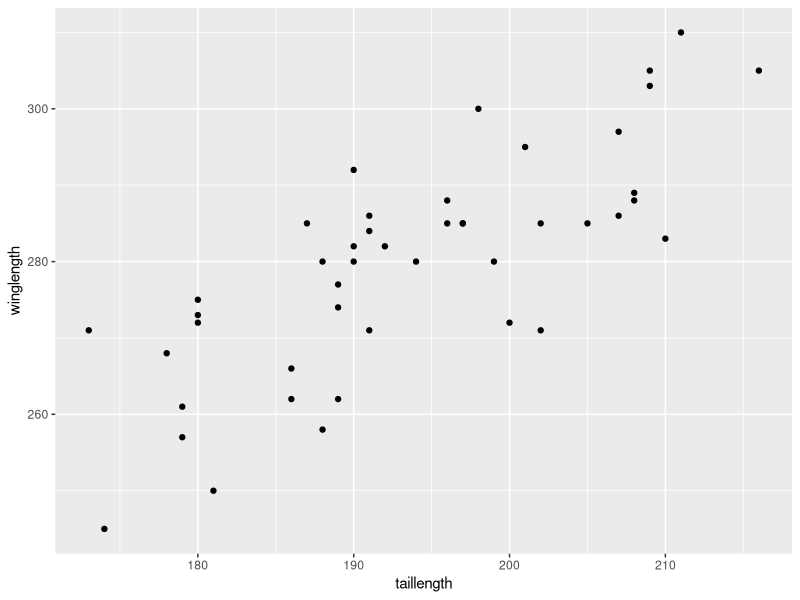
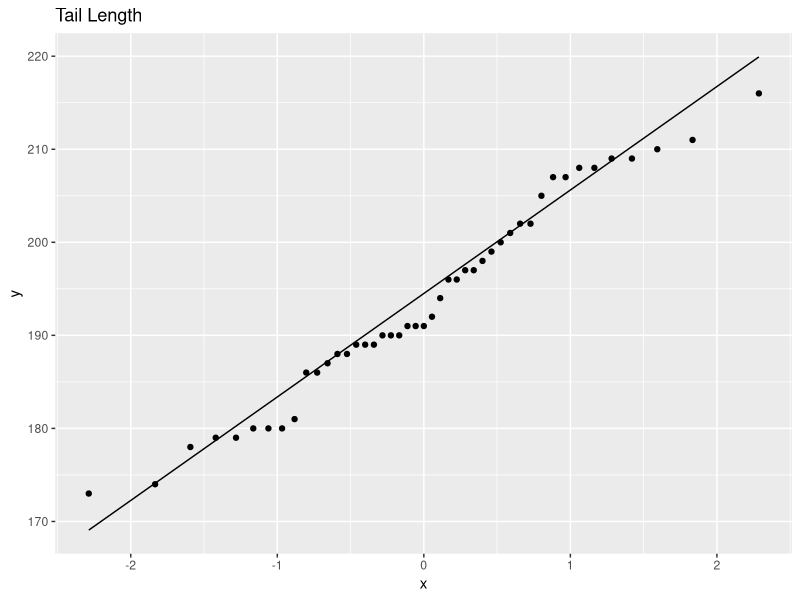
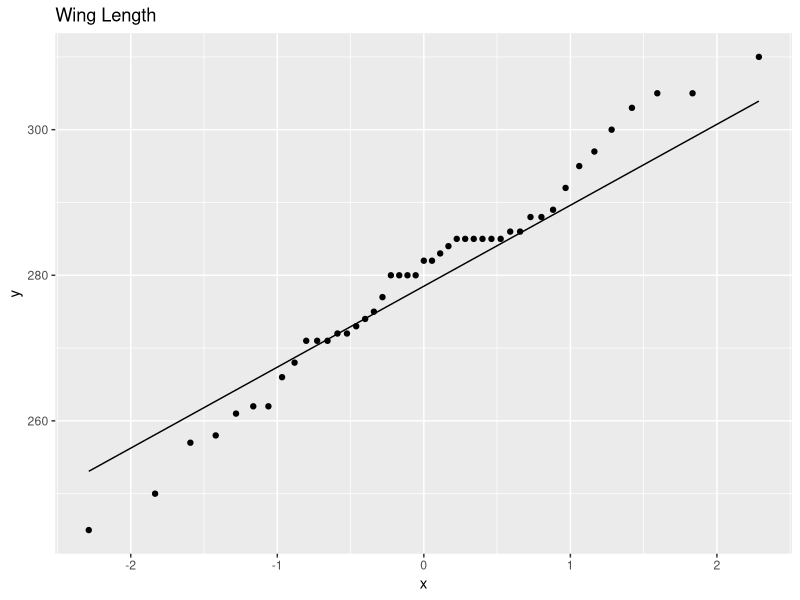

Write the R code that produced these figures, in order.
## ---- chunk 1
knitr::opts_chunk$set(echo = TRUE, message = FALSE, warning = FALSE)

library(dplyr); library(ggplot2)
## ---- chunk 2
trackrcs <- read.table("T1-9.dat",
  col.names = c("countries", "x100m", "x200m", 
        "x400m", "x800m", "x1500m", "x3000m", "marathon"))

trackrcs2 <- (trackrcs)[,-1]
rownames(trackrcs2) <- trackrcs[,1]

C <- cov((trackrcs)[,-1])
x_bar = apply(trackrcs2,1,mean)
d0 = as.matrix(trackrcs2-x_bar)
deviation = sqrt( d0%*%t(d0) )

d_sq_m <- d0%*%solve(C)%*%t(d0)
diagonal_vector3 <- diag(d_sq_m)
deviation_countries3 <- 
  cbind.data.frame(countries = as.vector(trackrcs[,1]),diagonal_vector3)
deviation_countries_ordered3 <-  
   deviation_countries3[order(-deviation_countries3$diagonal_vector3), ]


named_Mahalanobis <- as.vector(deviation_countries_ordered3[,2])
names(named_Mahalanobis) <- rownames(deviation_countries_ordered3)
ch_s <- combn(x=named_Mahalanobis, m=2,
      FUN = function(c){
      sg <<- 0.1/100
      pv <- chisq.test(x=c, p=rep(sg,2), rescale.p = TRUE)$p.value 
      pvname <- paste0(names(c)[1]," ",names(c)[2])
      assign(pvname, pv)
      return(list(pv, pvname, xx=names(c)[1]))
      }) 

outliers_unsorted <- unlist(ch_s[3, which(ch_s[1,] == 0)])
summary(as.data.frame.character(outliers_unsorted), maxsum = 10)
print(deviation_countries_ordered3[1:5,])

## ---- chunk 3
chisq.test(deviation_countries_ordered3$diagonal_vector3,
           p=rep(0.1/100, nrow(deviation_countries_ordered3)), rescale.p = TRUE )
## ---- chunk 4

### the critical value
which(deviation_countries3[,2] > qchisq(p=0.1/100, df=54))

## ---- chunk 5
birds <- read.table("T5-12.DAT", col.names = c("taillength", "winglength") )

## ---- chunk 6
S <- cov(birds); eigen(S)
p <- ncol(birds); n <- nrow(birds); alpha <- 0.05
c = sqrt(p*(n-1)/(n-p)*qf(p=(1-alpha), df1=p, df2=n-p ))
(eigen(S)$values)*c/sqrt(n)
## ---- chunk 7
mu0 <- c(190, 275)
# mu <- apply(birds, 2, mean)
# T_sq <- as.vector(n*t(mu-mu0)%*%solve(S)%*%(mu-mu0)); T_sq < c

c(mu0[1] - (c*sqrt(diag(S)[1]/n) ), mu0[1] + (c*sqrt(diag(S)[1]/n) ))
c(mu0[2] - (c*sqrt(diag(S)[2]/n) ), mu0[2] + (c*sqrt(diag(S)[2]/n) ))
## ---- chunk 8
t <- qt(p=( 1-(alpha/(2*p)) ), df=n-1)

c(mu0[1] - (t*sqrt(diag(S)[1]/n) ), mu0[1] + (t*sqrt(diag(S)[1]/n) ))
c(mu0[2] - (t*sqrt(diag(S)[2]/n) ), mu0[2] + (t*sqrt(diag(S)[2]/n) ))
## ---- chunk 9
ggplot(data = birds)+aes(x=taillength, y=winglength)+
  geom_point(stat = "identity")

ggplot(data = birds)+aes(sample=taillength)+stat_qq()+stat_qq_line()+
  labs(title = "Tail Length")

ggplot(data = birds)+aes(sample=winglength)+stat_qq()+stat_qq_line()+
  labs(title = "Wing Length")
  
## ---- chunk 10

